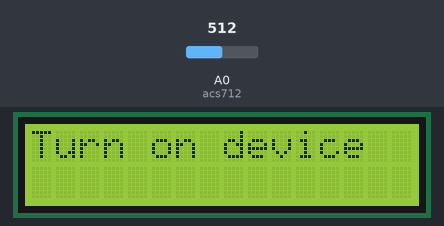
The sketch below on a simulated Arduino Uno, built with avr-gcc and run on an emulated ATmega328P. Parts: 16×2 character LCD. The inputs (shaded band) are chosen by the test bench; at power-on: A0 (acs712) = 512.

Above: at 1.2 s.
1.3 s: A0 (acs712) set to 686
At 3.2 s:
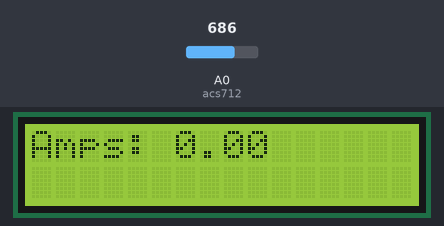
3.6 s: A0 (acs712) set to 704
At 6.5 s:
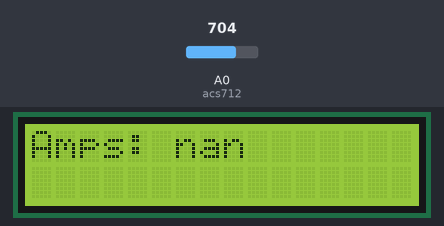
6.6 s: A0 (acs712) set to 774
9.4 s: A0 (acs712) set to 792
11.7 s: A0 (acs712) set to 716
Timing chart, 0 to 14.7 s (numbered marks = the images above; inputs shaded):
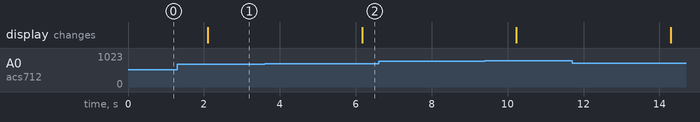

The sketch:

AC_Measurement.ino
```cpp
#define acs712 A0
#include <LiquidCrystal.h>
LiquidCrystal lcd(12, 11, 5, 4, 3, 2);

int getZeroValue();

long lastSample = 0; // last sample
long sampleSum = 0; // total of all samples
int sampleCount = 0; //total number of samples
float joules = 0; // Joules counter
long startTime = 0; // initializer
long endTime = 0; // initializer
long totalTime = 0; // total time init
int firstLoop = 1; // on first loop
int voltage = 230; // voltage from wall
int sensitivity = 100; // current meter sensitivity
float vpc = 5/1024;

void setup() {
  // put your setup code here, to run once:
  Serial.begin(115200);

  lcd.begin(16,2);
  lcd.setCursor(0,0);
  lcd.print("loading...");

}

void loop() {
  if (firstLoop) {
    lcd.clear();
    lcd.print("Turn on device");
    firstLoop = 0;
  }

  if (millis() > lastSample +1)
  {
    //sampleSum = reading from the acs712 squared;
    sampleSum += sq(analogRead(acs712) - 512);

    sampleCount++;
    lastSample = millis();
  }

  if (sampleCount == 1000)
  {

     double mean = sampleSum / 1000;
     double value = sqrt(mean);

     double mv = value * vpc;
     double amps = mv / sensitivity;
     double watts = amps * voltage;

     //Serial.println("AmpRMS: " + String(amps) + " MilliVolts: "+ String(mv));
     lcd.clear();
     lcd.setCursor(0,0);

     lcd.print("Amps: ");
     lcd.print(amps);
     if (amps > 0.1)
     {
        joules += (watts *2.0);
          if (!startTime){
            lcd.clear();
            startTime = millis();
         }
         lcd.setCursor(0,0);
         lcd.print("A:");
         lcd.print(amps);
         lcd.print(" W:");
         lcd.print(watts);
         lcd.setCursor(0,1);
         lcd.print("J:");
         lcd.print(joules);
        // Serial.println("AmpRMS: " + String(amps) + " MilliVolts: "+ String(mv) + " " + String(watts) +" Watts" + " Joules: " + String(joules));
     }
     else
     {
        if (startTime)
        {
         endTime = millis();
         totalTime += (endTime - startTime)/1000;
         startTime = 0;
        }

       if (totalTime) {
         // Serial.println("TotalTime: " + String(totalTime) + " Joules: " + String(joules));
          lcd.clear();
          lcd.setCursor(0,0);
          lcd.print("Time: ");
          lcd.print(totalTime);
          lcd.print(" sec");
          lcd.setCursor(0,1);
          lcd.print("Joules: ");
          lcd.print(joules);
       }

     }

     sampleSum = 0;
     sampleCount = 0;
  }
}
```

Measured:
- the behaviour switches between 693 and 694 on A0 (acs712) (found by bisection; images 1 and 2)
- after the input at 3.6 s, the display: changes after 2.6 s (image 2)
- after the input at 6.6 s, every drawn part: stays the same
